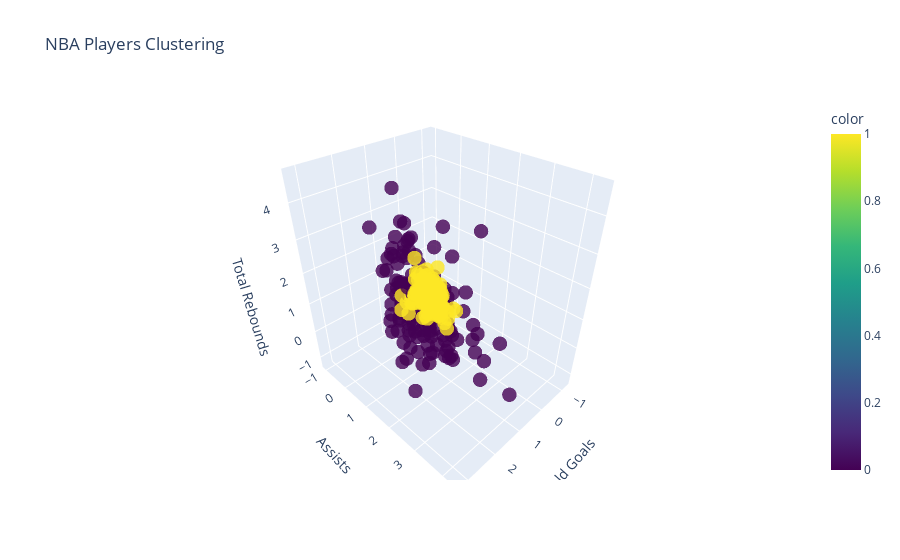

Notebook cell for this chart:
### Code cell
#Create a visualization of the results with 2 or 3 variables that you think will best
#differentiate the clusters

fig = px.scatter_3d(NBA, x='FG', y='AST', z='TRB', color=kmeans_obj1.labels_,
                     title='NBA Players Clustering',
                     labels={'FG': 'Field Goals', 'AST': 'Assists', 'TRB': 'Total Rebounds'},
                     color_continuous_scale=px.colors.sequential.Viridis)
fig.update_traces(marker=dict(size=5, opacity=0.8))
fig.show()

### Figure 1 — Plotly figure (JSON) as saved in the notebook; plotly's stock layout.template omitted (floating-point values rounded to 4 significant figures; data arrays with more than 128 entries replaced by an {"elided": "..."} marker saying what was removed)
{"data": [{"hovertemplate": "Field Goals=%{x}<br>Assists=%{y}<br>Total Rebounds=%{z}<br>color=%{marker.color}<extra></extra>", "legendgroup": "", "marker": {"color": {"elided": "406 int values"}, "coloraxis": "coloraxis", "opacity": 0.8, "size": 5, "symbol": "circle"}, "mode": "markers", "name": "", "scene": "scene", "showlegend": false, "type": "scatter3d", "x": {"elided": "406 float values"}, "y": {"elided": "406 float values"}, "z": {"elided": "406 float values"}}], "layout": {"coloraxis": {"colorbar": {"title": {"text": "color"}}, "colorscale": [[0, "#440154"], [0.1111, "#482878"], [0.2222, "#3e4989"], [0.3333, "#31688e"], [0.4444, "#26828e"], [0.5556, "#1f9e89"], [0.6667, "#35b779"], [0.7778, "#6ece58"], [0.8889, "#b5de2b"], [1, "#fde725"]]}, "legend": {"tracegroupgap": 0}, "scene": {"domain": {"x": [0, 1], "y": [0, 1]}, "xaxis": {"title": {"text": "Field Goals"}}, "yaxis": {"title": {"text": "Assists"}}, "zaxis": {"title": {"text": "Total Rebounds"}}}, "title": {"text": "NBA Players Clustering"}}}
